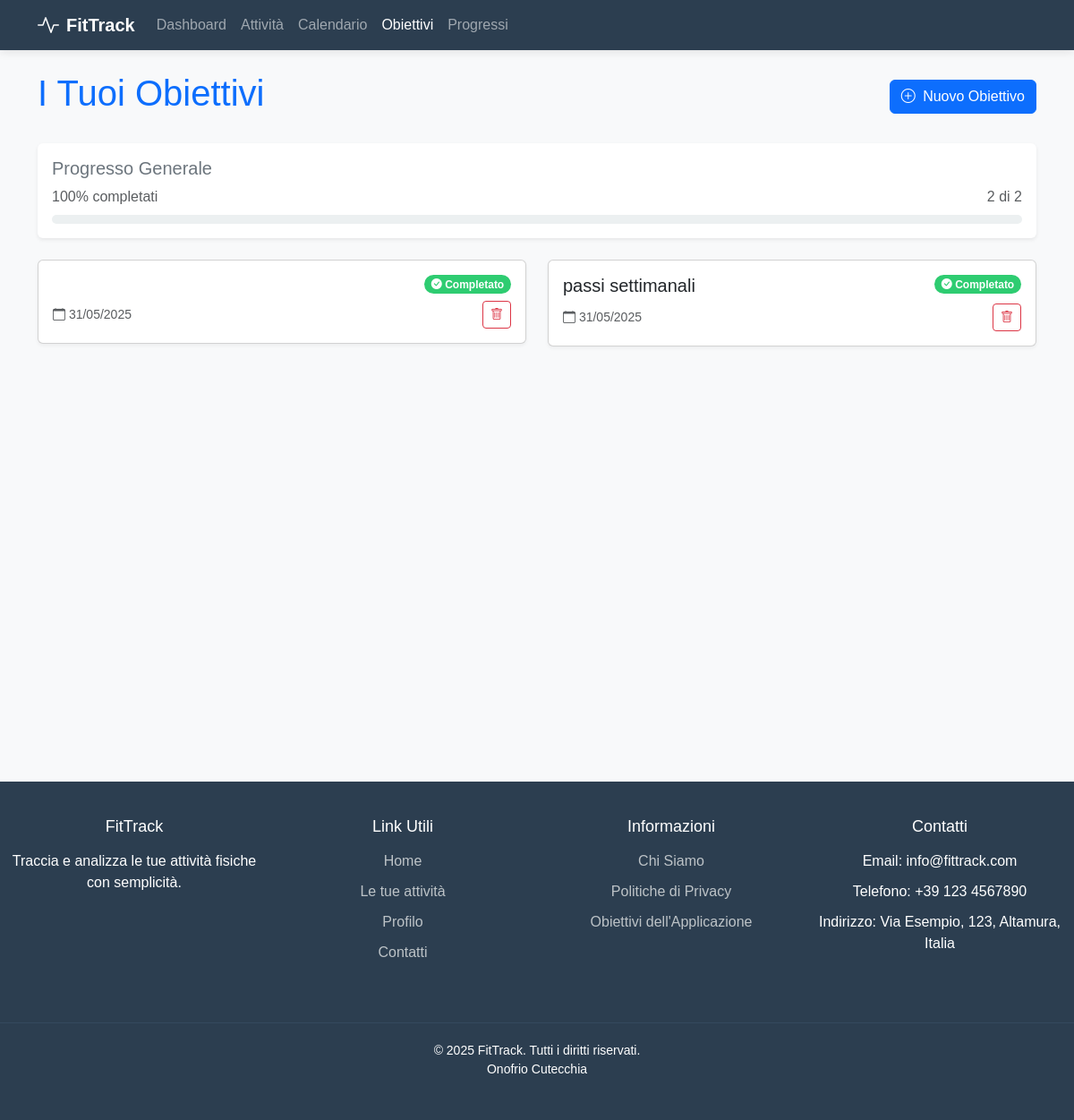
Screenshot of /obiettivi.php (signed in) with the database file from the repository.
### tables this page shows
CREATE TABLE `obiettivi` (
  `id` int(11) NOT NULL,
  `id_utente` int(11) DEFAULT NULL,
  `obiettivo_peso` decimal(5,2) DEFAULT NULL,
  `obiettivo_calorie` int(11) DEFAULT NULL,
  `obiettivo_passi` int(11) DEFAULT NULL,
  `obiettivo_attivita` int(11) DEFAULT NULL,
  `data_scadenza` date DEFAULT NULL,
  `completato` tinyint(1) DEFAULT 0,
  `stato` varchar(20) DEFAULT 'in_corso',
  `nome` varchar(255) NOT NULL
);

### obiettivi.php (the view, shortened to what this page needs)
<?php
include 'connessione.php';
$id_utente = $_SESSION['utente_id'];
$check_columns = "SHOW COLUMNS FROM obiettivi";
$result_columns = $conn->query($check_columns);
$columns = [];
while ($row = $result_columns->fetch_assoc()) {
    $columns[] = $row['Field'];
}
$order_column = 'id';
if (in_array('data_scadenza', $columns)) {
    $order_column = 'data_scadenza';
} elseif (in_array('scadenza', $columns)) {
    $order_column = 'scadenza';
} elseif (in_array('data_creazione', $columns)) {
    $order_column = 'data_creazione';
}
$sql = "SELECT * FROM obiettivi WHERE id_utente = ? ORDER BY $order_column";
$stmt = $conn->prepare($sql);
$stmt->bind_param("i", $id_utente);
$stmt->execute();
$obiettivi = $stmt->get_result();
$sql_progresso = "SELECT
    COUNT(*) as completati,
    (SELECT COUNT(*) FROM obiettivi WHERE id_utente = ?) as totali
    FROM obiettivi
    WHERE id_utente = ? AND (completato = 1 OR stato = 'completato')";
$stmt_p = $conn->prepare($sql_progresso);
$stmt_p->bind_param("ii", $id_utente, $id_utente);
$stmt_p->execute();
$progresso = $stmt_p->get_result()->fetch_assoc();
$percentuale = $progresso['totali'] > 0 ? round(($progresso['completati'] / $progresso['totali']) * 100) : 0;
function formatDate($date_string, $columns) {
    $timestamp = strtotime($date_string);
    if ($timestamp !== false) {
        return date('d/m/Y', $timestamp);
    }
    return $date_string;
}
function isCompleted($obiettivo, $columns) {
    if (in_array('completato', $columns) && $obiettivo['completato'] == 1) {
        return true;
    }
    return false;
}
?>
<!DOCTYPE html>
<html lang="it">
<head>
    <link href="https://cdn.jsdelivr.net/npm/bootstrap@5.3.0/dist/css/bootstrap.min.css" rel="stylesheet">
    <link rel="stylesheet" href="https://cdn.jsdelivr.net/npm/bootstrap-icons@1.10.0/font/bootstrap-icons.css">
</head>
<body>
    <?php
    if (file_exists('novbar-attivita.php')) {
        include 'novbar-attivita.php';
    } else {
        echo "<p>Navbar not found.</p>";
    }
    ?>
    <div class="container mb-5">
        <div class="d-flex justify-content-between align-items-center mb-4">
            <h1 class="text-primary">I Tuoi Obiettivi</h1>
            <a href="obiettivo_aggiungi.php" class="btn btn-primary">
                <i class="bi bi-plus-circle me-1"></i> Nuovo Obiettivo
            </a>
        </div>
        <div class="card mb-4 border-0 shadow-sm">
            <div class="card-body">
                <h5 class="card-title text-secondary">Progresso Generale</h5>
                <div class="d-flex justify-content-between mb-2">
                    <span class="text-muted"><?= $percentuale ?>% completati</span>
                    <span class="text-muted"><?= $progresso['completati'] ?> di <?= $progresso['totali'] ?></span>
                </div>
                <div class="progress-container">
                    <div class="progress-bar" style="width: <?= $percentuale ?>%"></div>
                </div>
            </div>
        </div>
        <div class="row g-4">
            <?php if ($obiettivi->num_rows > 0): ?>
                <?php while ($ob = $obiettivi->fetch_assoc()): ?>
                    <?php $completato = isCompleted($ob, $columns); ?>
                    <div class="col-md-6">
                        <div class="card goal-card mb-3 <?= $completato ? 'completed' : '' ?>">
                            <div class="card-body">
                                <div class="d-flex justify-content-between align-items-start mb-2">
                                    <h5 class="card-title mb-0">
                                        <?= htmlspecialchars($ob['titolo'] ?? $ob['nome'] ?? 'Obiettivo') ?>
                                    </h5>
                                    <?php if ($completato): ?>
                                        <span class="badge bg-success rounded-pill">
                                            <i class="bi bi-check-circle-fill"></i> Completato
                                        </span>
                                    <?php else: ?>
                                        <span class="badge bg-primary rounded-pill">
                                            <i class="bi bi-arrow-repeat"></i> In corso
                                        </span>
                                    <?php endif; ?>
                                </div>
                                <div class="d-flex justify-content-between align-items-center">
                                    <small class="text-muted">
                                        <i class="bi bi-calendar"></i>
                                        <?php
                                        $date_field = '';
                                        if (isset($ob['data_scadenza'])) $date_field = $ob['data_scadenza'];
                                        elseif (isset($ob['scadenza'])) $date_field = $ob['scadenza'];
                                        elseif (isset($ob['data_creazione'])) $date_field = $ob['data_creazione'];
                                        echo formatDate($date_field, $columns);
                                        ?>
                                    </small>
                                    <div>
                                        <a href="?elimina=<?= $ob['id'] ?>" class="btn btn-sm btn-outline-danger ms-1"
                                           onclick="return confirm('Sei sicuro di voler eliminare questo obiettivo?')" title="Elimina">
                                            <i class="bi bi-trash"></i>
                                        </a>
                                    </div>
                                </div>
                            </div>
                        </div>
                    </div>
                <?php endwhile; ?>
            <?php endif; ?>
        </div>
    </div>
    <?php include 'footer.php'; ?>
</body>
</html>

### obiettivi.php (style rules this page uses)
:root { --primary: #3498db; --secondary: #3498db; --success: #2ecc71; --light: #ecf0f1; }
body { font-family: 'Segoe UI', Tahoma, Geneva, Verdana, sans-serif; background-color: #f8f9fa; }
.goal-card { border-left: 4px solid var(--primary); transition: transform 0.3s; box-shadow: 0 2px 4px rgba(0,0,0,0.05); background: white; }
.completed { border-left-color: var(--success); background-color: rgba(46, 204, 113, 0.05); }
.progress-container { height: 10px; border-radius: 5px; background-color: var(--light); }
.progress-bar { height: 100%; border-radius: 5px; background-color: var(--success); transition: width 0.3s ease; }
.btn-primary { background-color: var(--primary); border-color: var(--primary); }
.text-primary { color: var(--primary) !important; }
.badge.bg-success { background-color: var(--success) !important; }

### novbar-attivita.php (style rules this page uses)
:root { --primary: #3498db; --secondary: #2c3e50; --success: #2ecc71; --light: #ecf0f1; --dark: #34495e; }
body { font-family: 'Segoe UI', Tahoma, Geneva, Verdana, sans-serif; background-color: #f8f9fa; color: var(--secondary); }

### footer.php (style rules this page uses)
html, body { margin: 0; padding: 0; height: 100%; font-family: 'Arial', sans-serif; }

### rows the page displays
obiettivi: data_scadenza "31/05/2025"
obiettivi: nome "passi settimanali", data_scadenza "31/05/2025"

### other values shown
$percentuale "100"
$progresso['completati'] "2"
$progresso['totali'] "2"
